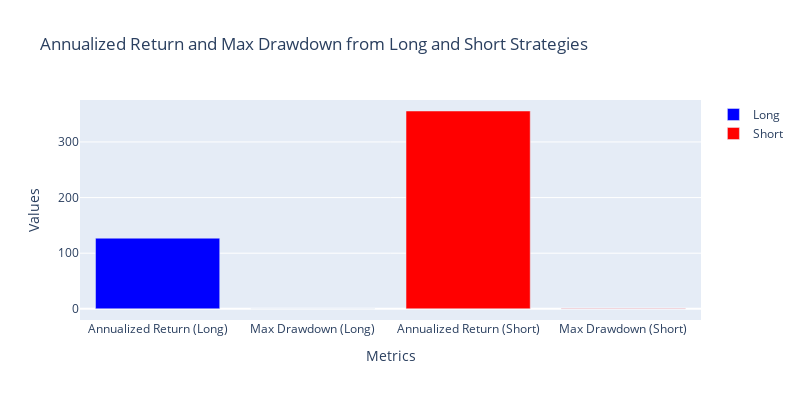

Notebook code for this chart:
### Code cell
# Annualized Return and Max Drawdown from Long and Short Strategies
# Initialize an empty figure
fig = go.Figure()

# Add traces for Long strategy
fig.add_trace(go.Bar(
    x=["Annualized Return (Long)", "Max Drawdown (Long)"], 
    y=[long_momentum_strategy_test.annualized_return_value.mean(), long_momentum_strategy_test.max_drawdown_value], 
    marker_color='blue', 
    name="Long"
))

# Add traces for Short strategy
fig.add_trace(go.Bar(
    x=["Annualized Return (Short)", "Max Drawdown (Short)"], 
    y=[short_momentum_strategy_test.annualized_return_value.mean(), short_momentum_strategy_test.max_drawdown_value], 
    marker_color='red', 
    name="Short"
))

# Update layout
fig.update_layout(
    title="Annualized Return and Max Drawdown from Long and Short Strategies",
    xaxis_title="Metrics",
    yaxis_title="Values",
    barmode='group',  # Group bars by category
    width=800,
    height=400
)

# Show the plot
fig.show()

### Figure 1 — Plotly figure (JSON) as saved in the notebook; plotly's stock layout.template omitted (floating-point values rounded to 4 significant figures)
{"data": [{"marker": {"color": "blue"}, "name": "Long", "type": "bar", "x": ["Annualized Return (Long)", "Max Drawdown (Long)"], "y": [127.0, 0]}, {"marker": {"color": "red"}, "name": "Short", "type": "bar", "x": ["Annualized Return (Short)", "Max Drawdown (Short)"], "y": [355.7, -0.3423]}], "layout": {"barmode": "group", "height": 400, "title": {"text": "Annualized Return and Max Drawdown from Long and Short Strategies"}, "width": 800, "xaxis": {"title": {"text": "Metrics"}}, "yaxis": {"title": {"text": "Values"}}}}
